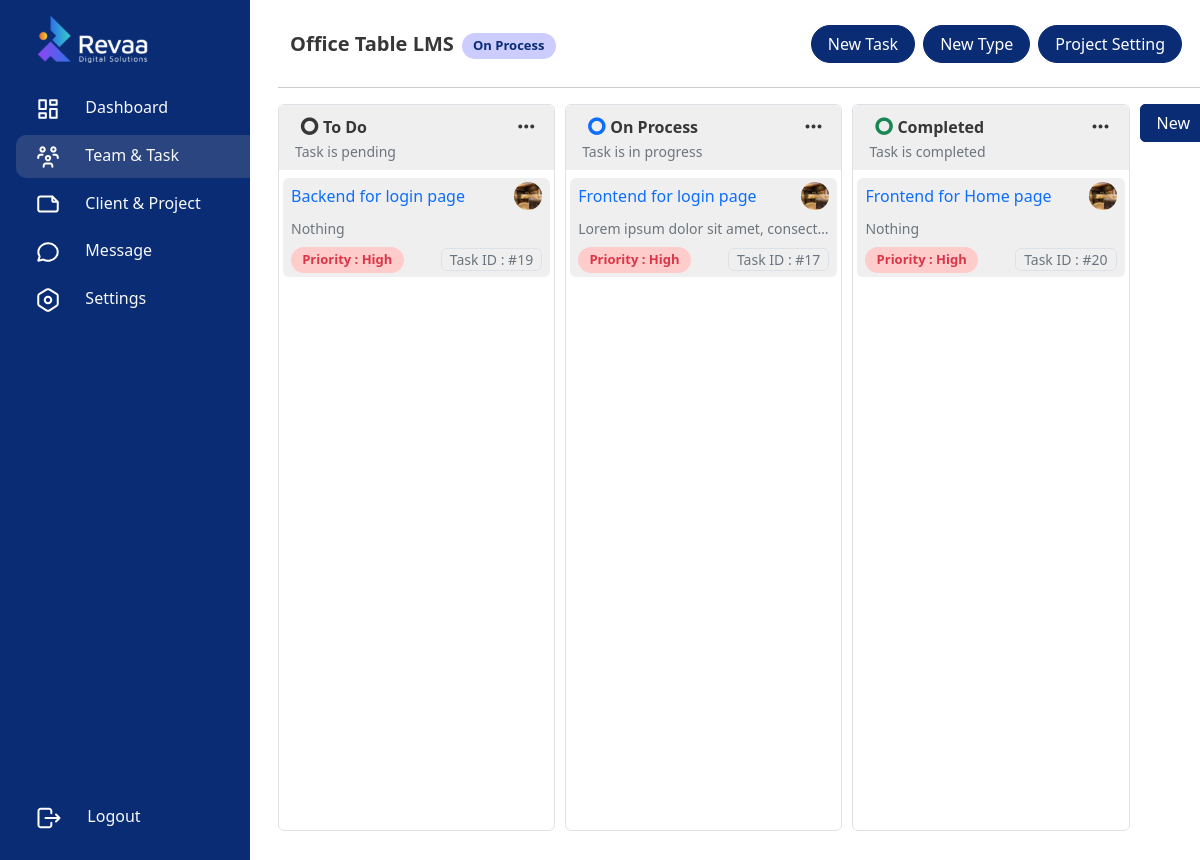
Before: /team/1/4/ (signed in) with the older database file.
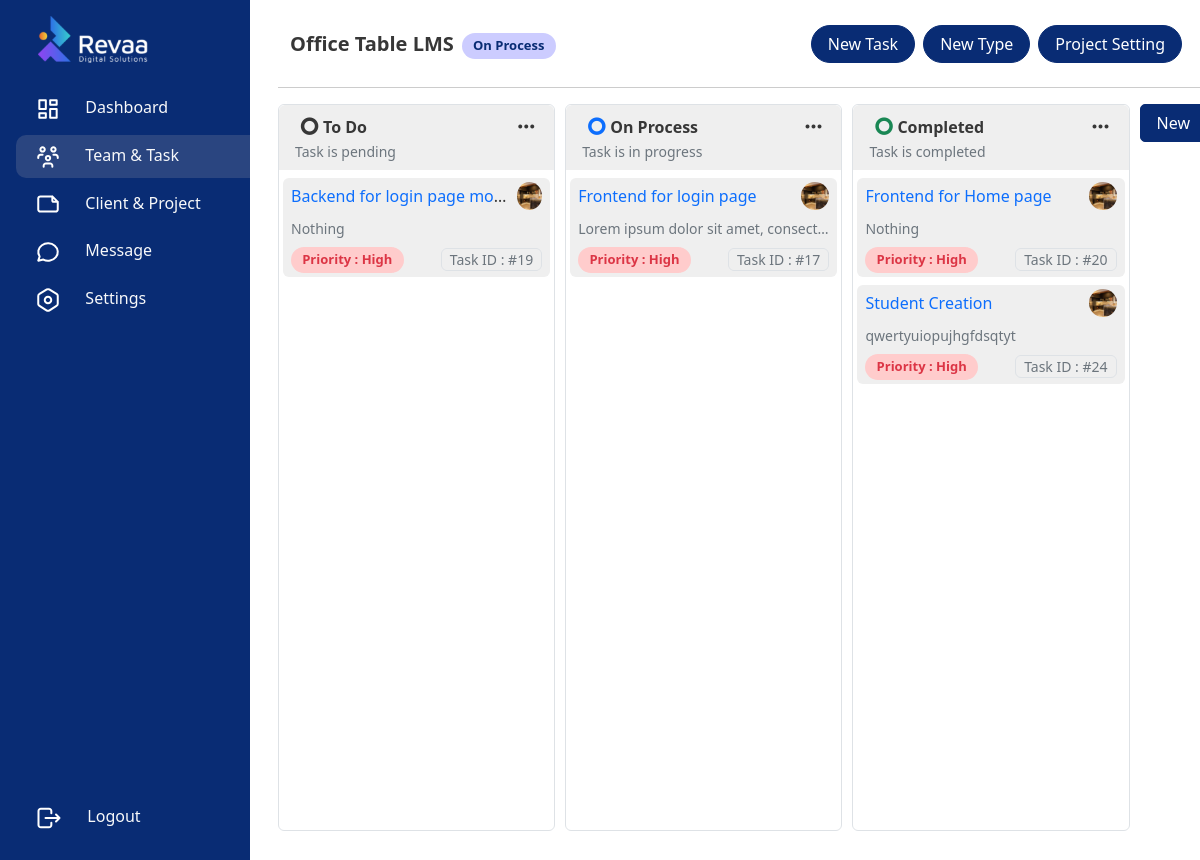
After: the same page with the newer database file.
### frontend/models.py (models this page shows, shortened)
class status(models.Model):
    NONE = 'None'
    GRAY = 'Gray'
    BLUE = 'Blue'
    GREEN = 'Green'
    YELLOW = 'Yellow'
    ORANGE = 'Orange'
    RED = 'Red'
    PINK = 'Pink'
    PURPLE = 'Purple'
    COLOR = [
        (NONE, 'None'),
        (GRAY, 'Gray'),
        (BLUE, 'Blue'),
        (GREEN, 'Green'),
        (YELLOW, 'Yellow'),
        (ORANGE, 'Orange'),
        (RED, 'Red'),
        (PINK, 'Pink'),
        (PURPLE, 'Purple'),
    ]
    name = models.CharField(max_length=255)
    description = models.TextField()
    color = models.CharField(choices=COLOR, max_length=16, null=True, blank=True)
    project = models.ForeignKey(Project, on_delete=models.CASCADE, related_name='status_project')

class TaskSheet(models.Model):
    HIGH = 'High'
    MEDIUM = 'Medium'
    LOW = 'Low'
    PRIORITY_CHOICES = [
        (HIGH, 'High'),
        (MEDIUM, 'Medium'),
        (LOW, 'Low'),
    ]
    client = models.ForeignKey(customersTable, on_delete=models.SET_NULL, null=True, blank=True)
    title = models.CharField(max_length=250)
    description = models.TextField(max_length=1000)
    task_type = models.ForeignKey(Type, on_delete=models.CASCADE)
    priority = models.CharField(choices=PRIORITY_CHOICES, max_length=10, null=True, blank=True)
    status = models.ForeignKey(status, on_delete=models.CASCADE)
    start_date_time = models.DateTimeField(null=True, blank=True)
    ETA = models.IntegerField(null=True, blank=True) # Estimated Time of Arrival in minutes/hours/days (specify unit in a comment)
    end_date_time = models.DateTimeField(null=True, blank=True)
    project = models.ForeignKey(Project, on_delete=models.CASCADE)
    assigned_to = models.ForeignKey(EmployeeDetail, related_name='tasks_assigned_to', on_delete=models.CASCADE)
    assigned_from = models.ForeignKey(EmployeeDetail, related_name='tasks_assigned_from', on_delete=models.CASCADE)
    attachment = models.FileField(upload_to=attachment_upload_to, blank=True, null=True)
    hold = models.BooleanField(default=False)
    note_start_time = models.DateTimeField(null=True, blank=True)
    note_end_time = models.DateTimeField(null=True, blank=True)

class EmployeeDetail(models.Model):
    user = models.OneToOneField(User, on_delete=models.CASCADE)
    employee_id = models.CharField(max_length=10, unique=True, blank=True, null=True)
    name = models.CharField(max_length=255)
    mobile_number = models.CharField(max_length=15)
    address = models.TextField()
    date_of_birth = models.DateField()
    second_mobile_number = models.CharField(max_length=15, blank=True, null=True)
    aadhar_card_copy = models.FileField(upload_to='aadhar/', blank=True, null=True)
    pan_card_copy = models.FileField(upload_to='pan/', blank=True, null=True)
    college_mark_sheet = models.FileField(upload_to='college_marks/', blank=True, null=True)
    employee_photo = models.ImageField(upload_to='Profile', blank=True, null=True)
    twelfth_mark_sheet = models.FileField(upload_to='12th_marks/', blank=True, null=True)
    tenth_mark_sheet = models.FileField(upload_to='10th_marks/', blank=True, null=True)
    blood_group = models.CharField(max_length=5, blank=True, null=True)
    is_trainee = models.BooleanField(default=False)
    is_team_member = models.BooleanField(default=False)
    is_team_leader = models.BooleanField(default=False)
    is_manager = models.BooleanField(default=False)
    is_admin = models.BooleanField(default=False)
    is_admin_assistant = models.BooleanField(default=False)
    creative = models.BooleanField(default=False)
    digital_marketin = models.BooleanField(default=False)
    development = models.BooleanField(default=False)
    client_relationship = models.BooleanField(default=False)
    Graphic_designer = models.BooleanField(default=False)
    Video_Editing = models.BooleanField(default=False)
    Social_Media_Management = models.BooleanField(default=False)
    Content_Creation = models.BooleanField(default=False)
    Search_Engine_Optimization = models.BooleanField(default=False)
    Contant_Writing = models.BooleanField(default=False)
    Webside_Development = models.BooleanField(default=False)
    Software_Development = models.BooleanField(default=False)
    App_Development = models.BooleanField(default=False)
    Testing = models.BooleanField(default=False)
    Account_Manager = models.BooleanField(default=False)
    Admin = models.BooleanField(default=False)
    creaded_by =  models.CharField(max_length=255, blank=True, null=True)
    created_at = models.DateTimeField(blank=True, null=True)
    updated_by = models.CharField(max_length=255, blank=True, null=True)
    updated_at = models.DateTimeField(blank=True, null=True)

### frontend/functions/project_details.py (the view)
# urls.py: path('team/<int:team_pk>/<int:project_pk>/', project_details.projects_details, name='project_details'),
@login_required(login_url='login')
def projects_details(request, team_pk, project_pk):
    try:
        get_team = Team.objects.get(pk=team_pk)
        get_project = Project.objects.get(pk=project_pk)
        statuss = status.objects.filter(project=get_project)
        types = Type.objects.filter(project=get_project)
        team_members = get_team.members.all()
        Priority = TaskSheet.PRIORITY_CHOICES
        tasks = TaskSheet.objects.filter(project=get_project)
    except:
        messages.error(request, "Invalid team or project")
        messages.error(request, 'Team is not found')
        return redirect('teams')
    context = {
        'teams_page': 'active',
        'get_team':get_team,
        'get_project':get_project,
        'statuss':statuss,
        'types':types,
        'team_members':team_members,
        'Priority':Priority,
        'tasks':tasks,
    }
    return render(request, 'tmt-tool/project_details.html', context)

### templates/tmt-tool/project_details.html (shortened to what the changed rows need)
{% extends 'base.html' %}
{% load static %}
{% block container %}
<link href="https://cdn.jsdelivr.net/npm/flatpickr/dist/flatpickr.min.css" rel="stylesheet">
<div class="d-flex">
    <div class="content w-100">
        <div class="container">
            <div class="d-flex align-items-start justify-content-start" style="height: 82vh; width: 77vw; gap: 10px; overflow-x: auto;">
                {% if statuss %}
                {% for status in statuss %}
                <div class="h-100" style="min-width: 30%; width: 30%;">
                    <div class="container px-0 rounded border" style="height: 100%; overflow-x: auto;">
                        <div class="py-2 px-3 bg-gray rounded-top ">
                            <div class="d-flex align-items-center justify-content-between">
                                <div class="d-flex align-items-center" style="width: 90%;">
                                    <i class="bx bx-radio-circle fs-3 fw-bold
                                    {% if status.color == 'None' %} text-dark
                                    {% elif status.color == 'Gray' %} text-gray
                                    {% elif status.color == 'Blue' %} text-primary
                                    {% elif status.color == 'Green' %} text-success
                                    {% elif status.color == 'Yellow' %} text-warning
                                    {% elif status.color == 'Orange' %} text-orange
                                    {% elif status.color == 'Red' %} text-danger
                                    {% elif status.color == 'Pink' %} text-pink
                                    {% elif status.color == 'Purple' %} text-purple
                                    {% endif %}"></i>
                                    <p class="m-0 fw-semibold text-truncate">{{status.name}}</p>
                                </div>
                                <div class="btn-group">
                                    <i class='bx bx-dots-horizontal-rounded fs-4' data-bs-toggle="dropdown" aria-expanded="false"></i>
                                </div>
                            </div>
                            <p class="p-0 m-0 small text-muted text-truncate">{{status.description}}</p>
                        </div>
                        <div class="pb-1">
                            {% for task in tasks %}
                            {% if task.status.id == status.id %}
                            <div class="task-body {% if task.hold == True %} border {% endif %} border-danger mt-2 p-1 px-2 mx-1 bg-gray rounded">
                                <div class="d-flex align-items-center justify-content-between mb-2">
                                    <p class="m-0 p-0 text-truncate me-2"><a href="{% url 'taskopen' team_pk=get_team.pk project_pk=get_project.pk task_pk=task.pk %}" class="text-decoration-none text-primary">{{task.title}}</a></p>
                                    <div class="d-flex align-items-center justify-content-center" style="width: 28  px; height: 28px; border-radius: 50%; overflow: hidden;">
                                        {% if task.assigned_to.employee_photo %}
                                        <img src="{{task.assigned_to.employee_photo.url}}" alt="" class="w-100 h-100">
                                        {% else %}
                                        <img src="https://www.svgrepo.com/show/384676/account-avatar-profile-user-6.svg" alt="" class="w-100 h-100">
                                        {% endif %}
                                    </div>
                                </div>
                                <p class="m-0 p-0 small text-muted text-truncate">{{task.description}}</p>
                                <div class="d-flex align-items-center justify-content-between mt-2">
                                    <p class="m-0 p-0 small
                                    {% if task.priority == 'Low' %}
                                    cs-alert-primary
                                    {% elif task.priority == 'Medium' %}
                                    cs-alert-orange
                                    {% elif task.priority == 'High' %}
                                    cs-alert-danger
                                    {% else %}
                                    cs-alert-yellow
                                    {% endif %}">Priority : {{task.priority}}</p>
                                    <p class="p-0 m-0 text-muted small border px-2 rounded">Task ID : #{{task.pk}}</p>
                                </div>
                            </div>
                            {% endif %}
                            {% endfor %}
                        </div>
                    </div>
                </div>
                {% endfor %}
                {% endif %}
            </div>
        </div>
    </div>
</div>
{% endblock %}

Changed rows visible on the page:
changed TaskSheet id 19: title "Backend for login page" → "Backend for login page mo…"
added TaskSheet: title "Student Creation", assigned_to.employee_photo (picture), description "qwertyuiopujhgfdsqtyt", priority "High", pk "24", shown under status "Completed"
